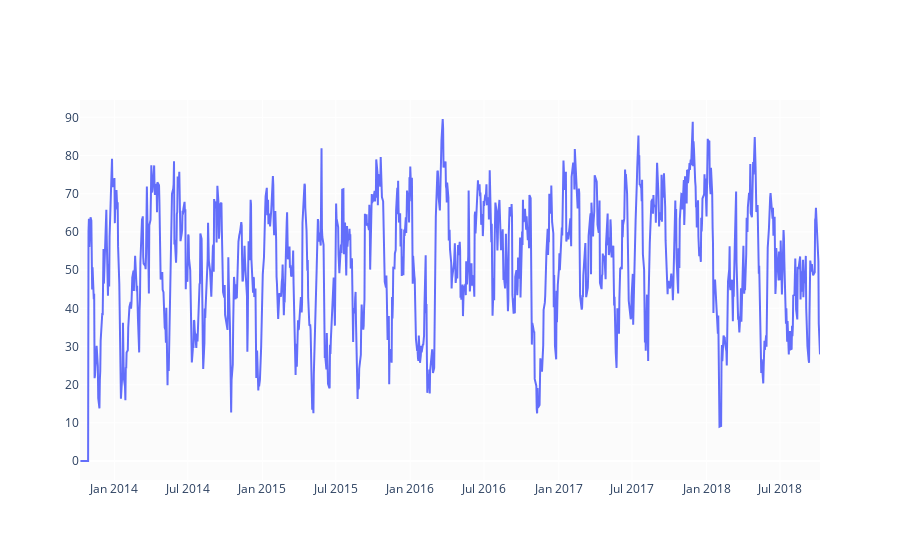

Source (notebook cell):
### Code cell
def relative_strength_idx(df, n=14):
    close = df['Close']
    delta = close.diff()
    delta = delta[1:]
    pricesUp = delta.copy()
    pricesDown = delta.copy()
    pricesUp[pricesUp < 0] = 0
    pricesDown[pricesDown > 0] = 0
    rollUp = pricesUp.rolling(n).mean()
    rollDown = pricesDown.abs().rolling(n).mean()
    rs = rollUp / rollDown
    rsi = 100.0 - (100.0 / (1.0 + rs))
    return rsi

df['RSI'] = relative_strength_idx(df).fillna(0)

fig = go.Figure(go.Scatter(x=df.Date, y=df.RSI, name='RSI'))
fig.show()

### Figure 1 — Plotly figure (JSON) as saved in the notebook; plotly's stock layout.template omitted (floating-point values rounded to 4 significant figures; data arrays with more than 128 entries replaced by an {"elided": "..."} marker saying what was removed)
{"data": [{"name": "RSI", "type": "scatter", "x": {"elided": "1235 str values"}, "y": {"elided": "1235 float values"}}], "layout": {}}
